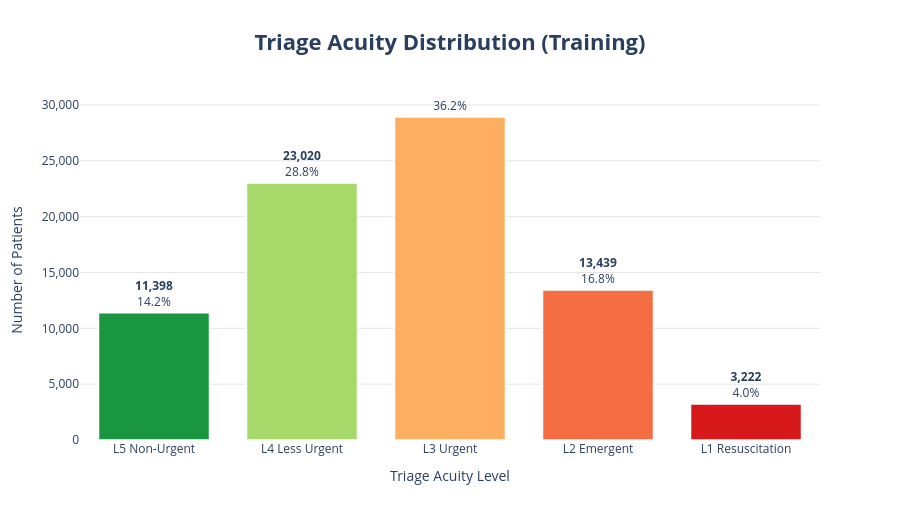

Here is the notebook cell this chart was saved with:
### Markdown cell above
## EDA

### Code cell
# ── Triage acuity distribution ───────────────────────────────────────────────
counts = train_raw['triage_acuity'].value_counts().sort_index(ascending=False)
total  = counts.sum()
pcts   = (counts / total * 100).round(1)

fig = go.Figure()
for level, count in counts.items():
    fig.add_trace(go.Bar(
        x=[ACUITY_LABELS[level].replace('\n', ' ')],
        y=[count],
        marker_color=ACUITY_COLORS[level - 1],
        marker_line=dict(color='white', width=1.5),
        text=f'<b>{count:,}</b><br>{pcts[level]}%',
        textposition='outside',
        hovertemplate=f'<b>Level {level}</b><br>Count: {count:,}<br>Share: {pcts[level]}%<extra></extra>',
    ))
fig.update_layout(
    title=dict(text='<b>Triage Acuity Distribution (Training)</b>', x=0.5, font=dict(size=22)),
    xaxis=dict(title='Triage Acuity Level', showgrid=False),
    yaxis=dict(title='Number of Patients', tickformat=',', gridcolor='#e5e5e5'),
    showlegend=False, bargap=0.25, height=520,
    **PLOTLY_LAYOUT,
)
fig.show()

### Figure 1 — Plotly figure (JSON) as saved in the notebook; plotly's stock layout.template omitted (floating-point values rounded to 4 significant figures)
{"data": [{"hovertemplate": "<b>Level 5</b><br>Count: 11,398<br>Share: 14.2%<extra></extra>", "marker": {"color": "#1A9641", "line": {"color": "white", "width": 1.5}}, "text": "<b>11,398</b><br>14.2%", "textposition": "outside", "type": "bar", "x": ["L5 Non-Urgent"], "y": [11398]}, {"hovertemplate": "<b>Level 4</b><br>Count: 23,020<br>Share: 28.8%<extra></extra>", "marker": {"color": "#A6D96A", "line": {"color": "white", "width": 1.5}}, "text": "<b>23,020</b><br>28.8%", "textposition": "outside", "type": "bar", "x": ["L4 Less Urgent"], "y": [23020]}, {"hovertemplate": "<b>Level 3</b><br>Count: 28,921<br>Share: 36.2%<extra></extra>", "marker": {"color": "#FDAE61", "line": {"color": "white", "width": 1.5}}, "text": "<b>28,921</b><br>36.2%", "textposition": "outside", "type": "bar", "x": ["L3 Urgent"], "y": [28921]}, {"hovertemplate": "<b>Level 2</b><br>Count: 13,439<br>Share: 16.8%<extra></extra>", "marker": {"color": "#F46D43", "line": {"color": "white", "width": 1.5}}, "text": "<b>13,439</b><br>16.8%", "textposition": "outside", "type": "bar", "x": ["L2 Emergent"], "y": [13439]}, {"hovertemplate": "<b>Level 1</b><br>Count: 3,222<br>Share: 4.0%<extra></extra>", "marker": {"color": "#D7191C", "line": {"color": "white", "width": 1.5}}, "text": "<b>3,222</b><br>4.0%", "textposition": "outside", "type": "bar", "x": ["L1 Resuscitation"], "y": [3222]}], "layout": {"bargap": 0.25, "height": 520, "paper_bgcolor": "white", "plot_bgcolor": "white", "showlegend": false, "title": {"font": {"size": 22}, "text": "<b>Triage Acuity Distribution (Training)</b>", "x": 0.5}, "xaxis": {"showgrid": false, "title": {"text": "Triage Acuity Level"}}, "yaxis": {"gridcolor": "#e5e5e5", "tickformat": ",", "title": {"text": "Number of Patients"}}}}
